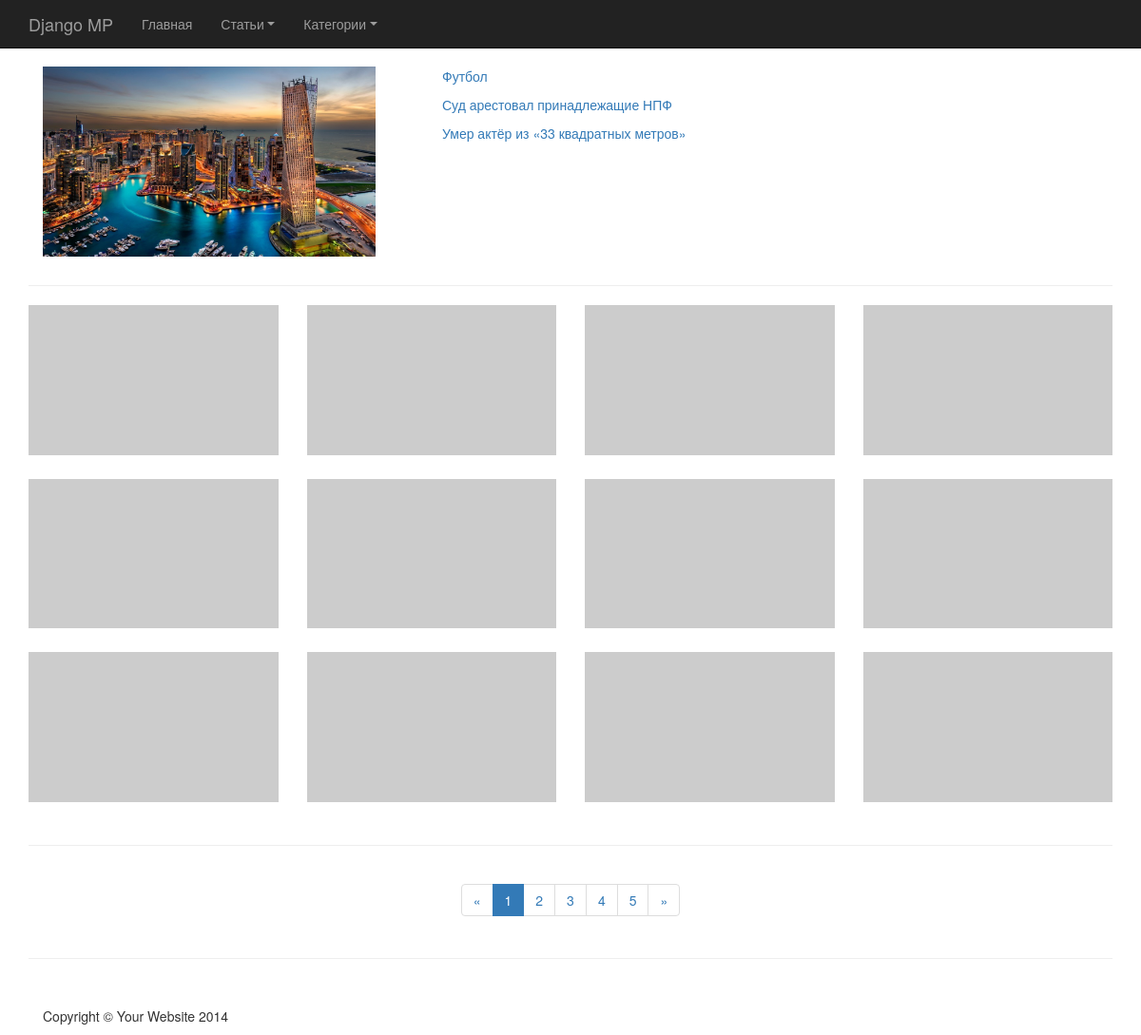
Before: / with the older database file.
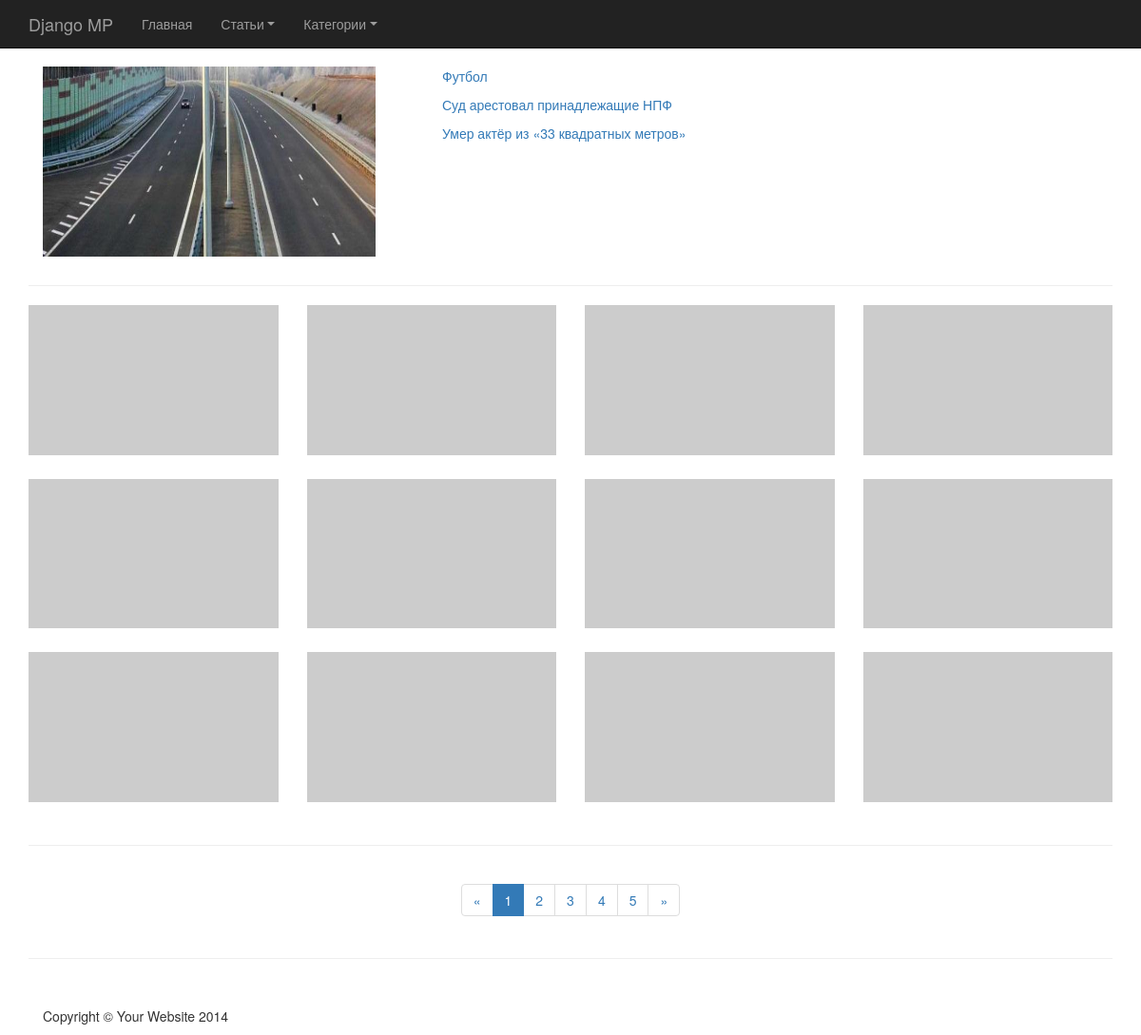
After: the same page with the newer database file.
### mediaportalapp/models.py (models this page shows)
class Article(models.Model):
    category = models.ForeignKey('Category', on_delete = models.CASCADE)
    title = models.CharField(max_length=120)
    slug = models.SlugField()
    image = models.ImageField(upload_to=generate_filename)
    content = models.TextField()
    likes = models.PositiveIntegerField(default=0)
    dislikes = models.PositiveIntegerField(default=0)
    def get_absolute_url(self):
        return reverse('article-detail', kwargs={'category': self.category.slug, 'slug':self.slug})
    def __str__(self):
        return "Статья '{}' из категории '{}'".format(self.title, self.category.name)

### mediaportalapp/views.py (the view)
# urls.py: url(r'^$', CategoryListView.as_view(), name = 'base_view'),
class CategoryListView(ListView, CategoryListMixin):
    model = Category
    template_name = 'index.html'
    def get_context_data(self, *args, **kwargs):
        context = super(CategoryListView, self).get_context_data(
            *args, **kwargs)
        context['articles'] = Article.objects.all()[:4]
        context['article'] = Article.objects.first()
        return context

### mediaportalapp/mixins.py (called while the page is built)
    def get_context_data(self, *arga, **kwargs):
        context = {}
        context['categories'] = Category.objects.all()
        return context

### mediaportalapp/models.py (called while the page is built)
    def get_absolute_url(self):
        return reverse('category-detail', kwargs={'slug':self.slug})

### mediaportalapp/templates/index.html (shortened to what this page needs)
<!DOCTYPE html>
<html lang="en">
<head>
    {% load static %}
    <link href="{% static 'css/bootstrap.min.css' %}" rel="stylesheet">
    <link href="{% static 'css/4-col-portfolio.css' %}" rel="stylesheet">
</head>
<body>
    <nav class="navbar navbar-inverse navbar-fixed-top" role="navigation">
        <div class="container">
            <div class="navbar-header">
                <a class="navbar-brand" href="/">Django MP</a>
            </div>
            <div class="collapse navbar-collapse" id="bs-example-navbar-collapse-1">
                <ul class="nav navbar-nav">
                    <li>
                        <a href="/">Главная</a>
                    </li>
                    <li class="nav-item dropdown">
                        <a class="nav-link dropdown-toggle" id="dropdown01" data-toggle="dropdown" aria-haspopup="true" aria-expanded="false">Статьи</a>
                    </li>
                    <li class="nav-item dropdown">
                        <a class="nav-link dropdown-toggle" id="dropdown01" data-toggle="dropdown" aria-haspopup="true" aria-expanded="false">Категории</a>
                    </li>
                </ul>
            </div>
        </div>
    </nav>
    {% block content %}
    <div class="container">
        <div class="row">
            <div class="col-sm-12">
                <div class="col-sm-4">
                    <p id="article_image">
                        <img src="{{ article.image.url }}" alt="" style="width:100%; height:200px">
                    </p>
                </div>
                <div class="col-sm-8">
                    {% for article in articles %}
                        <ul style="list-style-type: none">
                            <a href="{{ article.get_absolute_url }}" class="article" data-id={{ article.id }}><li>{{article.title }}</li></a>
                        </ul>
                    {% endfor %}
                </div>
            </div>
        </div>
        <hr>
        <div class="row">
            <div class="col-md-3 portfolio-item">
                <a href="#">
                    <img class="img-responsive" src="http://placehold.it/750x450" alt="">
                </a>
            </div>
            <div class="col-md-3 portfolio-item">
                <a href="#">
                    <img class="img-responsive" src="http://placehold.it/750x450" alt="">
                </a>
            </div>
            <div class="col-md-3 portfolio-item">
                <a href="#">
                    <img class="img-responsive" src="http://placehold.it/750x450" alt="">
                </a>
            </div>
            <div class="col-md-3 portfolio-item">
                <a href="#">
                    <img class="img-responsive" src="http://placehold.it/750x450" alt="">
                </a>
            </div>
        </div>
        <div class="row">
            <div class="col-md-3 portfolio-item">
                <a href="#">
                    <img class="img-responsive" src="http://placehold.it/750x450" alt="">
                </a>
            </div>
            <div class="col-md-3 portfolio-item">
                <a href="#">
                    <img class="img-responsive" src="http://placehold.it/750x450" alt="">
                </a>
            </div>
            <div class="col-md-3 portfolio-item">
                <a href="#">
                    <img class="img-responsive" src="http://placehold.it/750x450" alt="">
                </a>
            </div>
            <div class="col-md-3 portfolio-item">
                <a href="#">
                    <img class="img-responsive" src="http://placehold.it/750x450" alt="">
                </a>
            </div>
        </div>
        <div class="row">
            <div class="col-md-3 portfolio-item">
                <a href="#">
                    <img class="img-responsive" src="http://placehold.it/750x450" alt="">
                </a>
            </div>
            <div class="col-md-3 portfolio-item">
                <a href="#">
                    <img class="img-responsive" src="http://placehold.it/750x450" alt="">
                </a>
            </div>
            <div class="col-md-3 portfolio-item">
                <a href="#">
                    <img class="img-responsive" src="http://placehold.it/750x450" alt="">
                </a>
            </div>
            <div class="col-md-3 portfolio-item">
                <a href="#">
                    <img class="img-responsive" src="http://placehold.it/750x450" alt="">
                </a>
            </div>
        </div>
        <hr>
        <div class="row text-center">
            <div class="col-lg-12">
                <ul class="pagination">
                    <li>
                        <a href="#">&laquo;</a>
                    </li>
                    <li class="active">
                        <a href="#">1</a>
                    </li>
                    <li>
                        <a href="#">2</a>
                    </li>
                    <li>
                        <a href="#">3</a>
                    </li>
                    <li>
                        <a href="#">4</a>
                    </li>
                    <li>
                        <a href="#">5</a>
                    </li>
                    <li>
                        <a href="#">&raquo;</a>
                    </li>
                </ul>
            </div>
        </div>
        {% endblock %}
        <hr>
        <footer>
            <div class="col-lg-12">
                <p>Copyright &copy; Your Website 2014</p>
            </div>
        </footer>
    </div>
</body>
</html>

### static_in_dev/css/4-col-portfolio.css (style rules this page uses)
body { padding-top: 70px; }
.portfolio-item { margin-bottom: 25px; }
.nav .dropdown-toggle { display: flex; align-items: center; cursor: pointer; }
.nav-link.dropdown-toggle::after { display: inline-block; width: 0; height: 0; margin-left: .255em; vertical-align: .255em; content: ""; border-top: .3em solid; border-right: .3em solid transparent; border-bottom: 0; border-left: .3em solid transparent; }
footer { margin: 50px 0; }

Changed rows visible on the page:
changed Article "Футбол": image: a different picture
